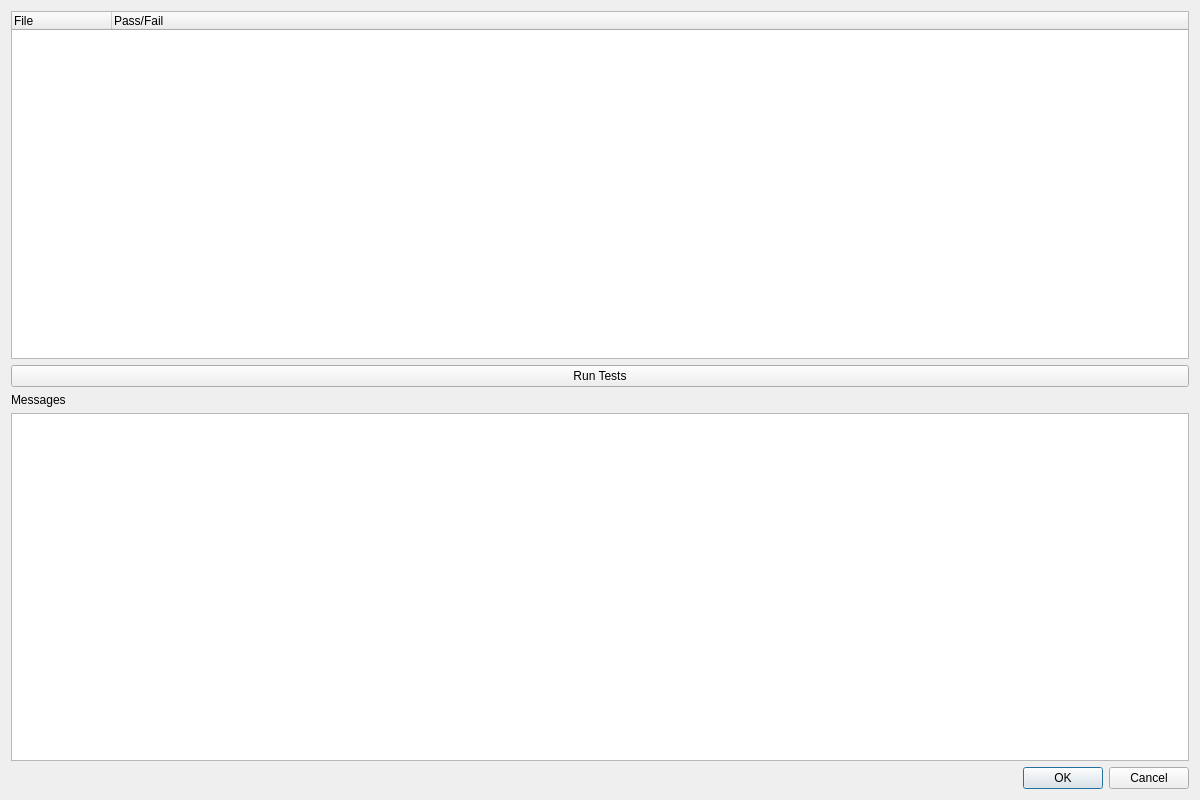
<?xml version="1.0" encoding="UTF-8"?>
<ui version="4.0">
 <class>UnitTestDependencyParserDialog</class>
 <widget class="QDialog" name="UnitTestDependencyParserDialog">
  <property name="geometry">
   <rect>
    <x>0</x>
    <y>0</y>
    <width>1200</width>
    <height>800</height>
   </rect>
  </property>
  <property name="windowTitle">
   <string>Unit Test: Dependency Parser</string>
  </property>
  <layout class="QVBoxLayout" name="verticalLayout">
   <item>
    <widget class="QTreeWidget" name="testFileTree">
     <column>
      <property name="text">
       <string>File</string>
      </property>
     </column>
     <column>
      <property name="text">
       <string>Pass/Fail</string>
      </property>
     </column>
    </widget>
   </item>
   <item>
    <widget class="QPushButton" name="runButton">
     <property name="text">
      <string>Run Tests</string>
     </property>
    </widget>
   </item>
   <item>
    <widget class="QLabel" name="label">
     <property name="text">
      <string>Messages</string>
     </property>
    </widget>
   </item>
   <item>
    <widget class="QPlainTextEdit" name="testResultsTextEdit">
     <property name="readOnly">
      <bool>true</bool>
     </property>
    </widget>
   </item>
   <item>
    <widget class="QDialogButtonBox" name="buttonBox">
     <property name="orientation">
      <enum>Qt::Horizontal</enum>
     </property>
     <property name="standardButtons">
      <set>QDialogButtonBox::Cancel|QDialogButtonBox::Ok</set>
     </property>
    </widget>
   </item>
  </layout>
 </widget>
 <resources/>
 <connections>
  <connection>
   <sender>buttonBox</sender>
   <signal>accepted()</signal>
   <receiver>UnitTestDependencyParserDialog</receiver>
   <slot>accept()</slot>
   <hints>
    <hint type="sourcelabel">
     <x>248</x>
     <y>254</y>
    </hint>
    <hint type="destinationlabel">
     <x>157</x>
     <y>274</y>
    </hint>
   </hints>
  </connection>
  <connection>
   <sender>buttonBox</sender>
   <signal>rejected()</signal>
   <receiver>UnitTestDependencyParserDialog</receiver>
   <slot>reject()</slot>
   <hints>
    <hint type="sourcelabel">
     <x>316</x>
     <y>260</y>
    </hint>
    <hint type="destinationlabel">
     <x>286</x>
     <y>274</y>
    </hint>
   </hints>
  </connection>
 </connections>
</ui>
